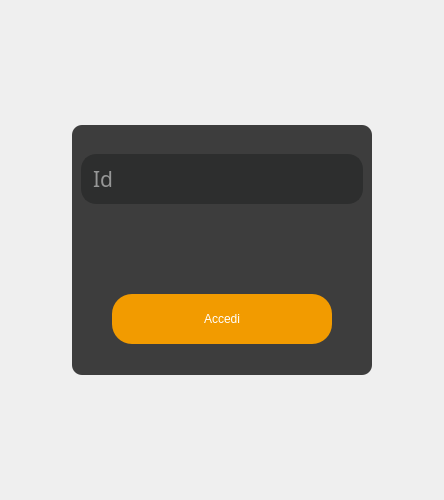
<?xml version="1.0" encoding="UTF-8"?>
<ui version="4.0">
 <class>Frame</class>
 <widget class="QFrame" name="Frame">
  <property name="geometry">
   <rect>
    <x>0</x>
    <y>0</y>
    <width>444</width>
    <height>500</height>
   </rect>
  </property>
  <property name="minimumSize">
   <size>
    <width>400</width>
    <height>450</height>
   </size>
  </property>
  <property name="maximumSize">
   <size>
    <width>500</width>
    <height>550</height>
   </size>
  </property>
  <property name="windowTitle">
   <string>Frame</string>
  </property>
  <property name="styleSheet">
   <string notr="true">background-image: url(:/immagini/immagini/sfondo_amm.png);</string>
  </property>
  <layout class="QGridLayout" name="gridLayout">
   <property name="leftMargin">
    <number>50</number>
   </property>
   <property name="topMargin">
    <number>50</number>
   </property>
   <property name="rightMargin">
    <number>50</number>
   </property>
   <property name="bottomMargin">
    <number>50</number>
   </property>
   <item row="0" column="0">
    <widget class="QFrame" name="frame">
     <property name="sizePolicy">
      <sizepolicy hsizetype="Expanding" vsizetype="Expanding">
       <horstretch>0</horstretch>
       <verstretch>0</verstretch>
      </sizepolicy>
     </property>
     <property name="minimumSize">
      <size>
       <width>300</width>
       <height>250</height>
      </size>
     </property>
     <property name="maximumSize">
      <size>
       <width>300</width>
       <height>250</height>
      </size>
     </property>
     <property name="styleSheet">
      <string notr="true">border-radius:10px;
background:transparent;
background-color: rgba(0,0,0,190)</string>
     </property>
     <property name="frameShape">
      <enum>QFrame::StyledPanel</enum>
     </property>
     <property name="frameShadow">
      <enum>QFrame::Raised</enum>
     </property>
     <layout class="QVBoxLayout" name="verticalLayout">
      <property name="topMargin">
       <number>20</number>
      </property>
      <property name="bottomMargin">
       <number>20</number>
      </property>
      <item>
       <widget class="QLineEdit" name="Id_field">
        <property name="sizePolicy">
         <sizepolicy hsizetype="Expanding" vsizetype="Expanding">
          <horstretch>0</horstretch>
          <verstretch>0</verstretch>
         </sizepolicy>
        </property>
        <property name="minimumSize">
         <size>
          <width>220</width>
          <height>40</height>
         </size>
        </property>
        <property name="maximumSize">
         <size>
          <width>400</width>
          <height>50</height>
         </size>
        </property>
        <property name="sizeIncrement">
         <size>
          <width>100</width>
          <height>10</height>
         </size>
        </property>
        <property name="baseSize">
         <size>
          <width>0</width>
          <height>0</height>
         </size>
        </property>
        <property name="font">
         <font>
          <family>American Typewriter</family>
          <pointsize>16</pointsize>
         </font>
        </property>
        <property name="styleSheet">
         <string notr="true">QLineEdit{
color: #FFF;
padding-left:8px;
padding-right:8px;
border:2px solid rgb(45, 46, 46);
border-radius:15px;
	background-color: rgb(45, 46, 46);
}
QLineEdit:hover{
border:2px solid rgb(45, 46, 46);
}
QLineEdit:focus{
border:2px solid rgb(242, 155, 0);
}</string>
        </property>
        <property name="placeholderText">
         <string>Id</string>
        </property>
       </widget>
      </item>
      <item>
       <spacer name="verticalSpacer_4">
        <property name="orientation">
         <enum>Qt::Vertical</enum>
        </property>
        <property name="sizeType">
         <enum>QSizePolicy::Fixed</enum>
        </property>
        <property name="sizeHint" stdset="0">
         <size>
          <width>20</width>
          <height>15</height>
         </size>
        </property>
       </spacer>
      </item>
      <item>
       <widget class="QLabel" name="error">
        <property name="minimumSize">
         <size>
          <width>200</width>
          <height>30</height>
         </size>
        </property>
        <property name="maximumSize">
         <size>
          <width>16777215</width>
          <height>30</height>
         </size>
        </property>
        <property name="font">
         <font>
          <family>Tiro Kannada</family>
         </font>
        </property>
        <property name="styleSheet">
         <string notr="true">background:none;
color:red;</string>
        </property>
        <property name="text">
         <string/>
        </property>
        <property name="alignment">
         <set>Qt::AlignCenter</set>
        </property>
       </widget>
      </item>
      <item>
       <spacer name="verticalSpacer_5">
        <property name="orientation">
         <enum>Qt::Vertical</enum>
        </property>
        <property name="sizeType">
         <enum>QSizePolicy::Fixed</enum>
        </property>
        <property name="sizeHint" stdset="0">
         <size>
          <width>20</width>
          <height>15</height>
         </size>
        </property>
       </spacer>
      </item>
      <item alignment="Qt::AlignHCenter">
       <widget class="QPushButton" name="la_button">
        <property name="sizePolicy">
         <sizepolicy hsizetype="Minimum" vsizetype="Expanding">
          <horstretch>0</horstretch>
          <verstretch>0</verstretch>
         </sizepolicy>
        </property>
        <property name="minimumSize">
         <size>
          <width>220</width>
          <height>50</height>
         </size>
        </property>
        <property name="maximumSize">
         <size>
          <width>16777215</width>
          <height>50</height>
         </size>
        </property>
        <property name="cursor">
         <cursorShape>PointingHandCursor</cursorShape>
        </property>
        <property name="styleSheet">
         <string notr="true">QPushButton{
   
	background-color: rgb(242, 155, 0);
     border:none;
     color:rgb(255,255,255); 
     border-radius:20px;
   
}
QPushButton:hover {
	
	background-color: rgba(242, 155, 20,200);
     border-left: 2px solid rgb(173, 107,0);
     border-right: 2px solid rgb(173, 107,0);
     border-bottom: 3px solid rgb(173, 107,0);
}
QPushButton:pressed {
	
	background-color: rgba(255, 224, 0,75);
     border-left: 2px solid rgb(173, 107,0);
     border-right: 2px solid rgb(173, 107,0); 
     border-bottom: none;
}</string>
        </property>
        <property name="text">
         <string>Accedi</string>
        </property>
       </widget>
      </item>
     </layout>
    </widget>
   </item>
  </layout>
 </widget>
 <resources>
  <include location="../../risorse/res.qrc"/>
 </resources>
 <connections/>
</ui>
